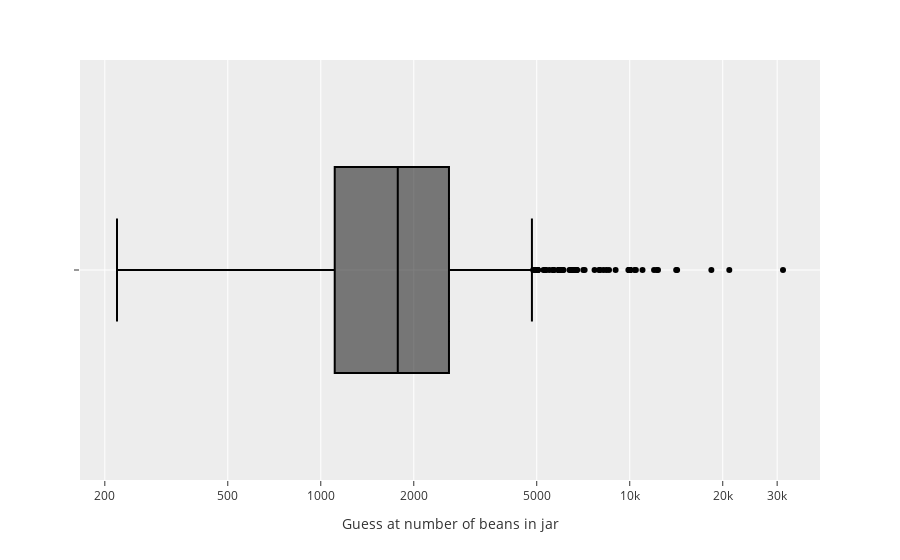

Notebook code cell kept with this figure:
### Code cell
fig = px.box(df, x="count", template="ggplot2", log_x=True)

fig.update_layout(
    xaxis=dict(
        title="Guess at number of beans in jar",
        tickvals=[200, 500, 1000, 2000, 5000, 10000, 20000, 30000]
    )
)

fig.update_traces(marker_color="black")

fig

### Figure 1 — Plotly figure (JSON) as saved in the notebook; plotly's stock layout.template omitted (floating-point values rounded to 4 significant figures; data arrays with more than 128 entries replaced by an {"elided": "..."} marker saying what was removed)
{"data": [{"alignmentgroup": "True", "hovertemplate": "count=%{x}<extra></extra>", "legendgroup": "", "marker": {"color": "black"}, "name": "", "notched": false, "offsetgroup": "", "orientation": "h", "showlegend": false, "type": "box", "x": {"elided": "915 int values"}, "x0": " ", "xaxis": "x", "y0": " ", "yaxis": "y"}], "layout": {"boxmode": "group", "legend": {"tracegroupgap": 0}, "margin": {"t": 60}, "xaxis": {"anchor": "y", "domain": [0, 1], "tickvals": [200, 500, 1000, 2000, 5000, 10000, 20000, 30000], "title": {"text": "Guess at number of beans in jar"}, "type": "log"}, "yaxis": {"anchor": "x", "domain": [0, 1]}}}
